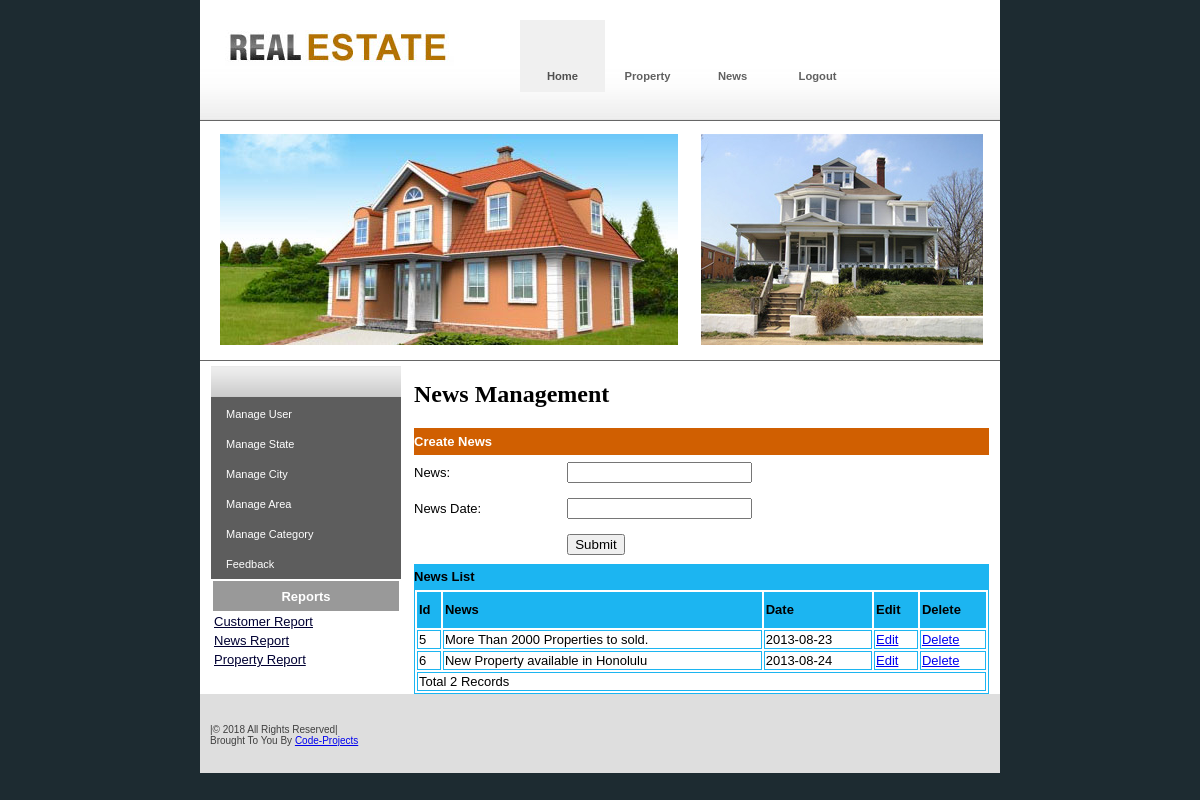
The app's page /Admin/News.php with its own data.
### tables this page shows
CREATE TABLE IF NOT EXISTS `news_master` (
  `NewsId` int(11) NOT NULL AUTO_INCREMENT,
  `News` varchar(200) NOT NULL,
  `NewsDate` date NOT NULL,
  PRIMARY KEY (`NewsId`)
);

### Admin/News.php (the view, shortened to what this page needs)
<!DOCTYPE html PUBLIC "-//W3C//DTD XHTML 1.0 Transitional//EN" "http://www.w3.org/TR/xhtml1/DTD/xhtml1-transitional.dtd">
<html xmlns="http://www.w3.org/1999/xhtml">
<head>
<link href="css/style1.css" rel="stylesheet" type="text/css" />
</head>
<body>
</head>
<body>
<div class="main">
  <?php
  include "Headermenu.php"
  ?>
  <div class="content">
    <div class="innercontent">
      <?php
	  include "left.php"
	  ?>
      <div class="rightpannel">
      <div>
       <h2>News Management</h2>
       <table width="100%" border="0" cellspacing="0" cellpadding="0">
         <tr>
           <td height="27" bgcolor="#D05F01"><span class="style4">Create News</span></td>
         </tr>
         <tr>
           <td height="26">
             <form id="form1" name="form1" method="post" action="InsertNews.php">
               <table width="100%" height="109" border="0" cellpadding="0" cellspacing="0">
                 <tr>
                   <td height="36"><span class="style9">News:</span></td>
                   <td><span id="sprytextfield1">
                     <label>
                     <input type="text" name="txtNews" id="txtNews" />
                     </label>
                     <span class="textfieldRequiredMsg">A value is required.</span></span></td>
                 </tr>
                 <tr>
                   <td height="35"><span class="style9">News Date:</span></td>
                   <td><span id="sprytextfield2">
                     <label>
                     <input type="text" onclick="ds_sh(this);"  name="txtDate" id="txtDate" />
                     </label>
                     <span class="textfieldRequiredMsg">A value is required.</span></span></td>
                 </tr>
                 <tr>
                   <td>&nbsp;</td>
                   <td><label>
                     <input type="submit" name="button" id="button" value="Submit" />
                   </label></td>
                 </tr>
               </table>
                </form>
             </td>
         </tr>
         <tr>
           <td height="25" bgcolor="#1CB5F1"><span class="style3">News List</span></td>
         </tr>
         <tr>
           <td>
           <table width="100%" border="1" bordercolor="#1CB5F1" >
<tr>
<th height="32" bgcolor="#1CB5F1"><div align="left" class="style13 style7 style8 style12">Id</div></th>
<th bgcolor="#1CB5F1"><div align="left" class="style7 style8 style12">News</div></th>
<th bgcolor="#1CB5F1"><div align="left" class="style7 style8 style12">Date</div></th>
<th height="32" bgcolor="#1CB5F1"><div align="left" class="style7 style8 style12">Edit</div></th>
<th bgcolor="#1CB5F1"><div align="left" class="style7 style8 style12">Delete</div></th>
</tr>
<?php
$con = mysql_connect("localhost","root");
$sql = "select * from News_Master";
$result = mysql_query($sql,$con);
while($row = mysql_fetch_array($result))
{
$Id=$row['NewsId'];
$News=$row['News'];
$NewsDate=$row['NewsDate'];
?>
<tr>
<td><div align="left" class="style7 style8 style12"><?php echo $Id;?></div></td>
<td><div align="left" class="style7 style8 style12"><?php echo $News;?></div></td>
<td><div align="left" class="style7 style8 style12"><?php echo $NewsDate;?></div></td>
<td><div align="left" class="style7 style8 style12"><a href="EditNews.php?NewsId=<?php echo $Id;?>">Edit</a></div></td>
<td><div align="left" class="style7 style8 style12"><a href="DeleteNews.php?NewsId=<?php echo $Id;?>">Delete</a></div></td>
</tr>
<?php
}
$records = mysql_num_rows($result);
?>
<tr>
<td colspan="5"><div align="left" class="style7 style8 style12"><?php echo "Total ".$records." Records"; ?> </div></td>
</tr>
</table>
           </td>
         </tr>
       </table>
      </div>
      </div>
    </div>
  </div>
  <div>
   <?php
   include "footer.php"
   ?>
  </div>
</div>
</body>
</html>

### Admin/css/style1.css (style rules this page uses)
body { margin:0px; padding:0px; background-color:#1d2b31; }
.main { width:800px; margin:0 auto 0 auto; background-color:#FFFFFF; }
.content { width:800px; }
.innercontent { width:778px; margin:0 auto 0 auto; overflow:hidden }
.rightpannel { width:575px; float:right; }

### Admin/News.php (style rules this page uses)
.style4 { font-family: Verdana, Arial, Helvetica, sans-serif; font-size: small; font-weight: bold; color: #FFFFFF; }
.style7 { font-size: small }
.style8 { font-family: Verdana, Arial, Helvetica, sans-serif }
.style9 { font-family: Verdana, Arial, Helvetica, sans-serif; font-size: small; }
.style12 { color: #000000 }

### records on screen
news_master: NewsId "5", News "More Than 2000 Properties to sold.", NewsDate "2013-08-23"
news_master: NewsId "6", News "New Property available in Honolulu", NewsDate "2013-08-24"

### other values on screen
$records "2"
